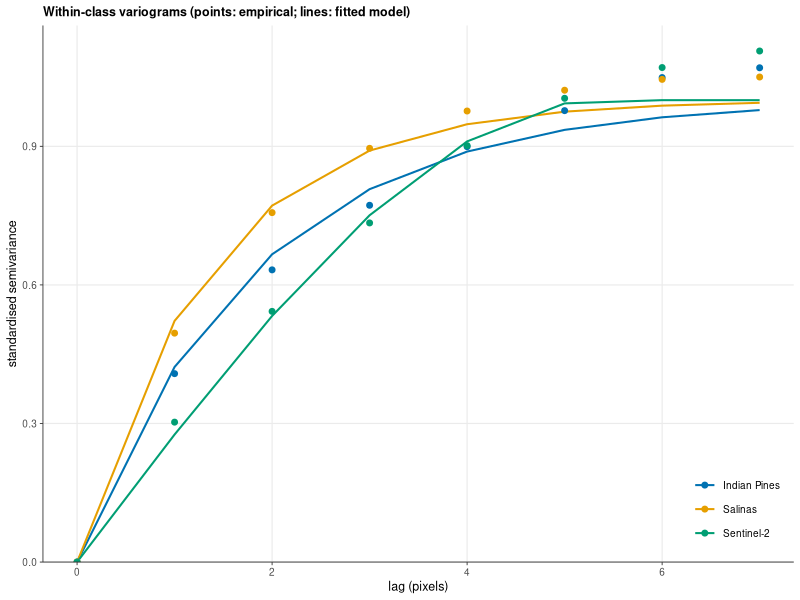
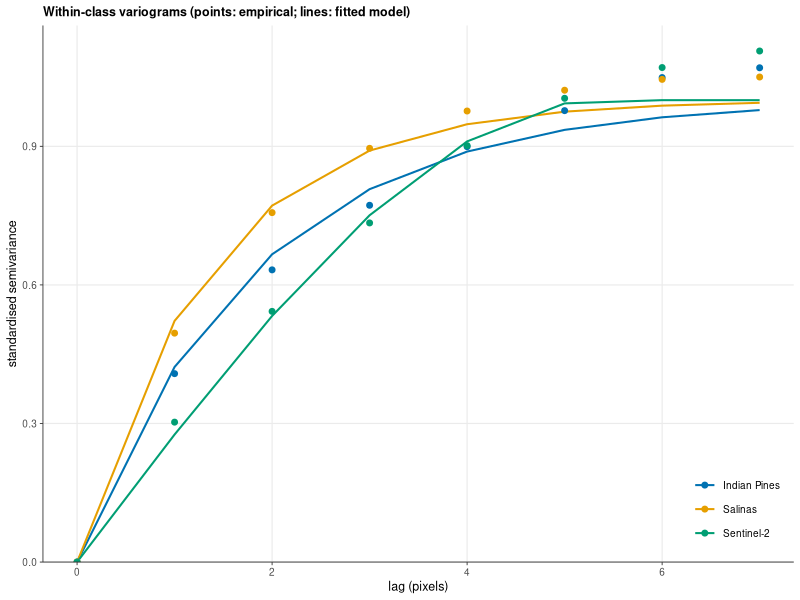

Generate these figures, in order, with R:
#!/usr/bin/env Rscript
# Within-class variograms on the real scenes: empirical radial semivariogram of
# the first PC averaged over pure single-class windows, with the fitted model.
# Shows the within-class autocorrelation the calibration relies on is real and
# has a well-defined range on actual imagery.

suppressPackageStartupMessages({
  library(readr); library(dplyr); library(ggplot2)
})

d <- read_csv("../../experiments/results/real_variograms.csv",
              show_col_types = FALSE) |>
  mutate(scene = factor(scene, levels = c("Indian Pines", "Salinas", "Sentinel-2")))

pal <- c("Indian Pines" = "#0072B2", "Salinas" = "#E69F00",
         "Sentinel-2" = "#009E73")

p <- ggplot(d, aes(lag, gamma, colour = scene)) +
  geom_line(aes(y = fit), linewidth = 0.7) +
  geom_point(size = 1.7) +
  scale_colour_manual(values = pal) +
  scale_x_continuous(breaks = seq(0, 8, 2)) +
  scale_y_continuous(limits = c(0, NA), expand = expansion(c(0, 0.05))) +
  labs(x = "lag (pixels)", y = "standardised semivariance",
       colour = NULL,
       title = "Within-class variograms (points: empirical; lines: fitted model)") +
  theme_minimal(base_size = 9) +
  theme(panel.grid.minor = element_blank(),
        axis.line = element_line(linewidth = 0.3, colour = "grey20"),
        axis.ticks = element_line(linewidth = 0.3, colour = "grey20"),
        legend.position = c(0.99, 0.02), legend.justification = c(1, 0),
        legend.background = element_blank(),
        plot.title = element_text(size = 9, face = "bold"))

ggsave("variogram.png", p, width = 4.6, height = 3.2, dpi = 300, bg = "white")
ggsave("variogram.pdf", p, width = 4.6, height = 3.2, bg = "white")
cat("wrote variogram.png / variogram.pdf\n")
